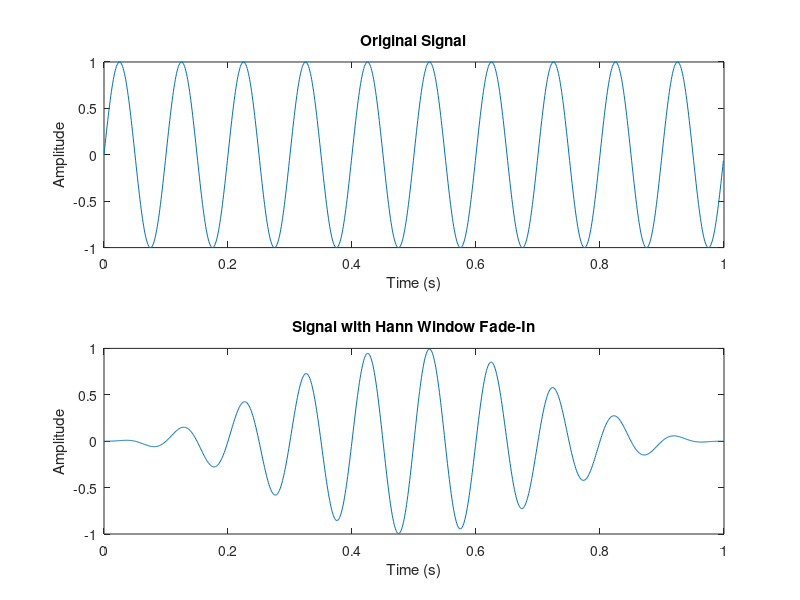

MATLAB code for this plot: (Note: this script raises an error after producing the figure.)
clear
close all
clc

%%
% Define your signal and sampling parameters
Fs = 1000;  % Sampling frequency (Hz)
t = 0:1/Fs:1 - (1/Fs);  % Time vector from 0 to 1 second
f1 = 10;  % Frequency of your signal in Hz
signal = sin(2*pi*f1*t);  % Example signal (sine wave)

% Define the duration of the fade-in (in seconds)
fade_in_duration = 0.2;  % Adjust as needed

% Generate a Hann window of the same length as the signal
window_length = length(signal);
hann_window = hann(window_length);

% Apply the Hann window to the signal for fade-in
fade_in_signal = signal .* hann_window';

% Plot the original and fade-in signals
figure;
subplot(2,1,1);
plot(t, signal);
title('Original Signal');
xlabel('Time (s)');
ylabel('Amplitude');

subplot(2,1,2);
plot(t, fade_in_signal);
title('Signal with Hann Window Fade-In');
xlabel('Time (s)');
ylabel('Amplitude');

% Play the original and fade-in signals (optional)
sound(signal, Fs);
pause(1);  % Pause for the duration of the original signal
sound(fade_in_signal, Fs);

%%
% Fs = 1000;  % Sampling frequency (Hz)
% t = 0:1/Fs:1-(1/Fs);  % Time vector from 0 to 1 second
% f1 = 10;  % Frequency of your signal in Hz
% signal = sin(2*pi*f1*t);  % Example signal (sine wave)

%
fsHz = 32E3;
signal = readAudio('speech@24kHz.wav',fsHz);
ts = 1/fsHz;
t = 0:ts:1-ts;


% Define the duration of the fade-in (in seconds)
fade_in_duration = 0.5;  % Adjust as needed
fade_out_duration = 0.2;

Nin = 2 * round(fade_in_duration * fsHz / 2);
Nout = 2 * round(fade_out_duration * fsHz / 2);

% Generate a Hann window of the same length as the signal
fade_in_signal = fade(signal, 200, 100);

%sounsc()

% Plot the original and fade-in signals
figure;
subplot(2,1,1);
plot(t, signal);
title('Original Signal');
xlabel('Time (s)');
ylabel('Amplitude');

subplot(2,1,2);
plot(t, fade_in_signal);
title('Signal with Hann Window Fade-In');
xlabel('Time (s)');
ylabel('Amplitude');

